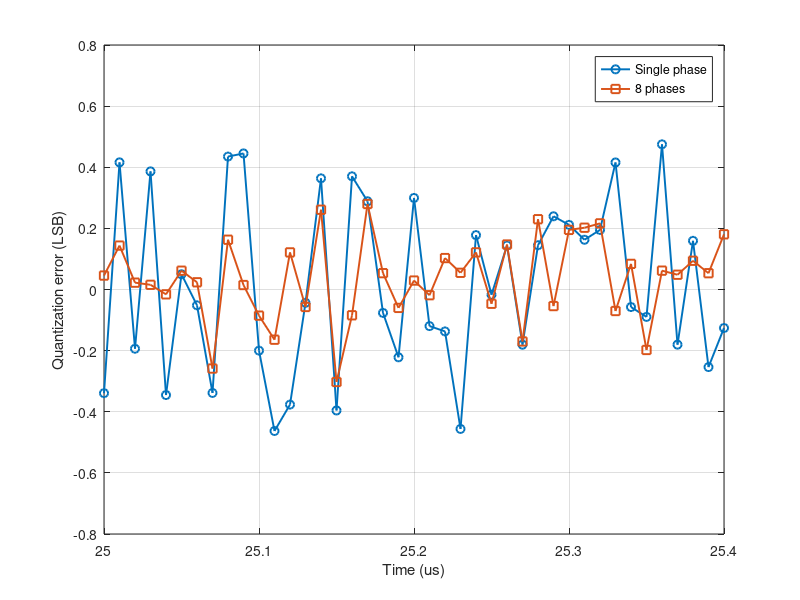
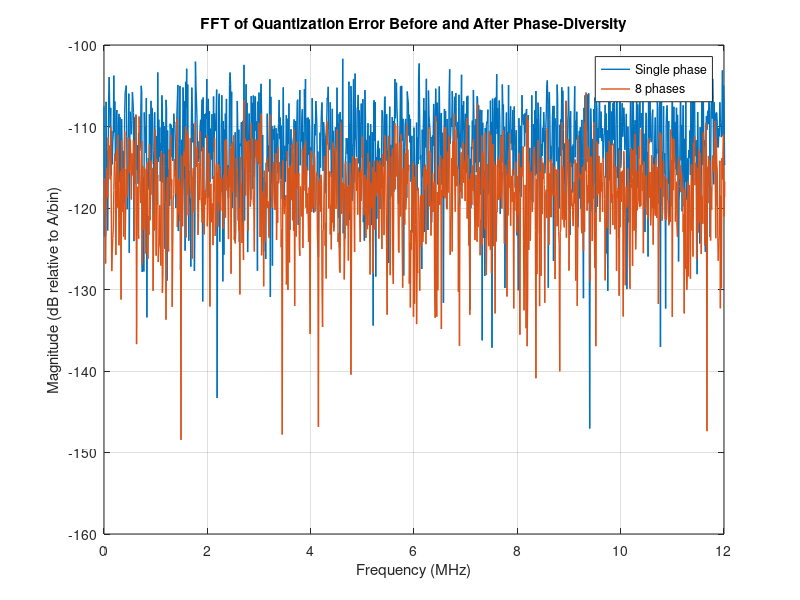

Source code (MATLAB) for these figures, in order:
clear; clc; close all;

% Parameters
B = 12;
K = 8;
A = 0.9;
Fs = 100e6;
Tc = 100e-6;
f0 = 1e6;
f1 = 2e6;

t = (0:round(Fs*Tc)-1)'/Fs;
N = length(t);
S = (f1-f0)/Tc;
phi = 2*pi*(0:K-1)/K;
step = 2/2^B;

% FMCW chirp phase
psi = 2*pi*(f0*t + 0.5*S*t.^2);

% Generate DAC quantization errors
q = zeros(N,K);

for k = 1:K
    x = A*sin(psi + phi(k));
    xq = step*round(x/step);
    q(:,k) = xq-x;
end

% Phase compensation and coherent averaging
qAvg = real(mean(hilbert(q).*exp(-1j*phi),2));

% Metrics
rms1 = sqrt(mean(q(:,1).^2));
rmsK = sqrt(mean(qAvg.^2));

suppression = 20*log10(rms1/rmsK);

sqnr1 = 20*log10((A/sqrt(2))/rms1);
sqnrK = 20*log10((A/sqrt(2))/rmsK);

fprintf('RMS error (1 phase): %.4f LSB\n',rms1/step);
fprintf('RMS error (8 phases): %.4f LSB\n',rmsK/step);
fprintf('Error reduction: %.2f dB\n',suppression);
fprintf('SQNR: %.2f -> %.2f dB\n',sqnr1,sqnrK);

% Quantization error FFT
f = (0:N/2)'*Fs/N;

E1 = fft(q(:,1));
EK = fft(qAvg);

dB1 = 20*log10(max(2*abs(E1(1:N/2+1))/(N*A),1e-15));
dBK = 20*log10(max(2*abs(EK(1:N/2+1))/(N*A),1e-15));

% Figure
figure('Color','w','Position',[100 100 1100 420]);
title('Quantization Error before and After Phase-Diversity')

idx = t >= 25e-6 & t <= 25.4e-6;
plot(t(idx)*1e6,q(idx,1)/step,'o-','LineWidth',1.4);
hold on;
plot(t(idx)*1e6,qAvg(idx)/step,'s-','LineWidth',1.4);
grid on;
xlabel('Time (us)');
ylabel('Quantization error (LSB)');
legend('Single phase','8 phases');

figure;

plot(f/1e6,dB1,'LineWidth',1);
title('FFT of Quantization Error Before and After Phase-Diversity')
hold on;
plot(f/1e6,dBK,'LineWidth',1);
grid on;
xlim([0 12]);
xlabel('Frequency (MHz)');
ylabel('Magnitude (dB relative to A/bin)');
legend('Single phase','8 phases');
